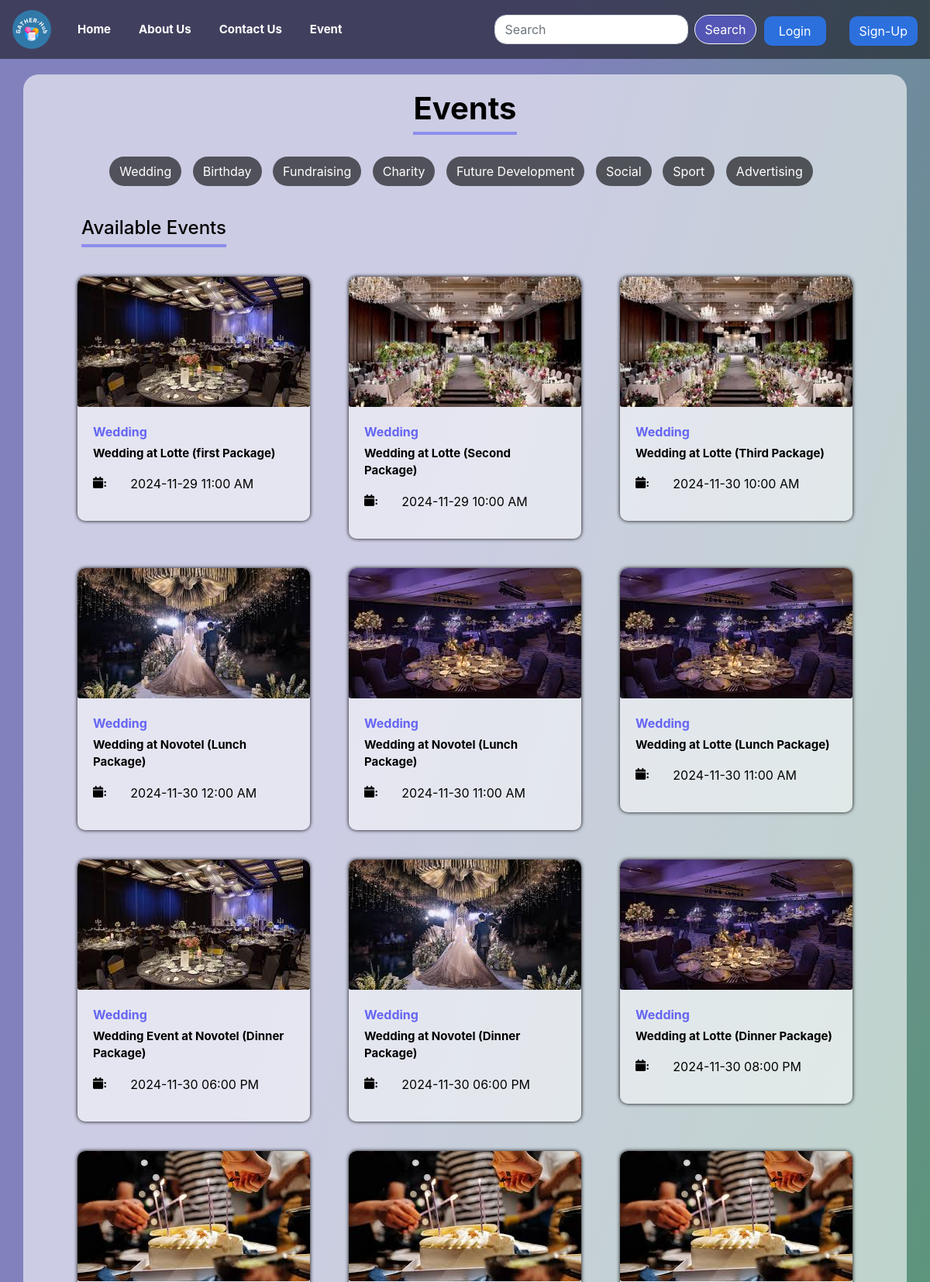
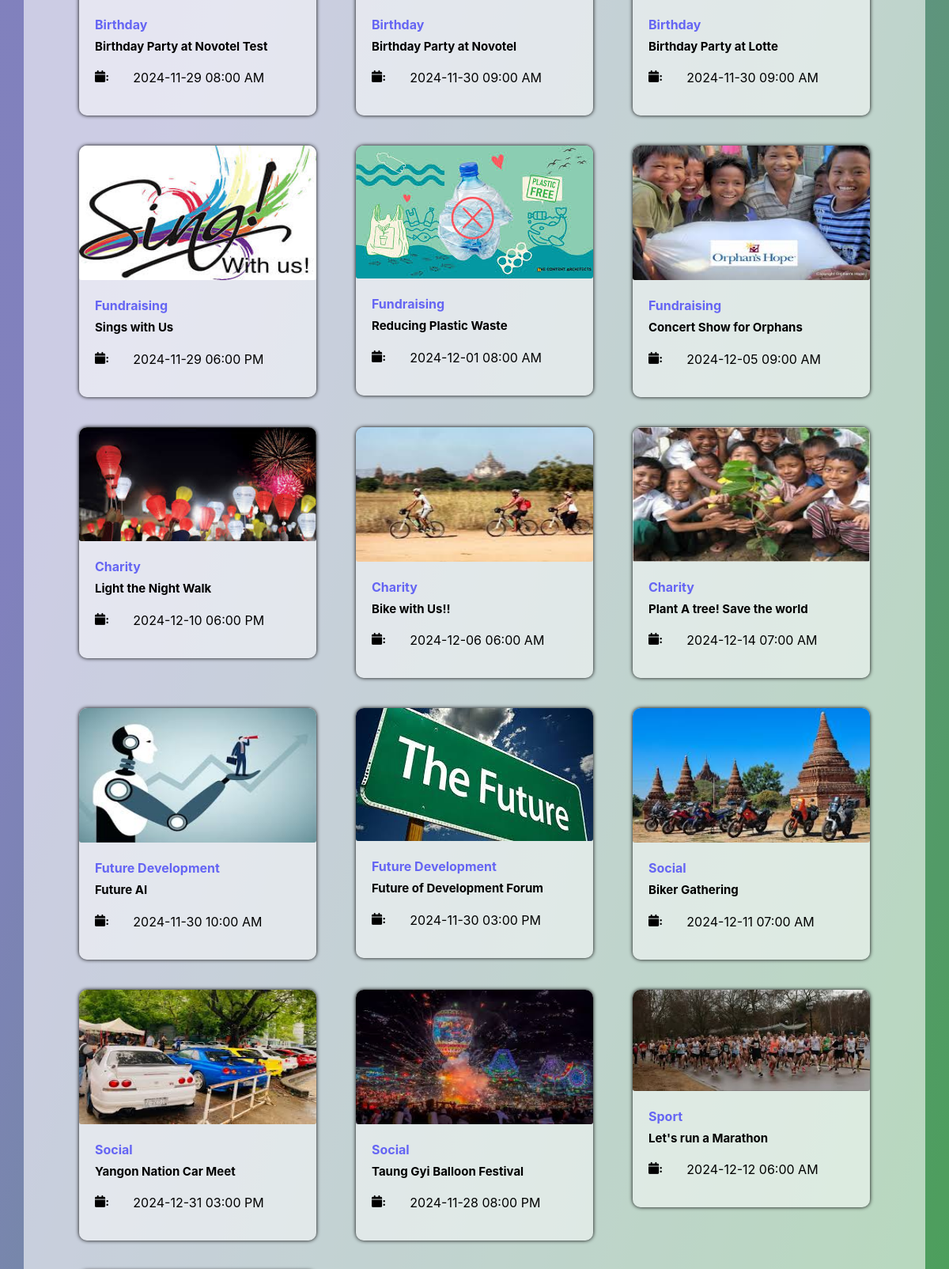
/event (upper part), run on the app's committed database (2 pictures, top to bottom).
### tables this page shows
CREATE TABLE "category" (
  "Categoryid"  INTEGER,
  "name"  TEXT,
  PRIMARY KEY("Categoryid")
);

CREATE TABLE "event" (
    `eventid` INTEGER PRIMARY KEY AUTOINCREMENT,
    `sponsorid` INTEGER,
    `categoryid` INTEGER,
    `name` TEXT NOT NULL,
    `detail` TEXT,
    `date` INTEGER NOT NULL,
    `Time` TEXT NOT NULL,
    `image` TEXT,
    `price` REAL,
    `totalpersons` INTEGER,
    `food` TEXT,  
    FOREIGN KEY(`categoryid`) REFERENCES `category`(`categoryid`),
    FOREIGN KEY(`sponsorid`) REFERENCES `sponsor`(`sponsorid`),
    FOREIGN KEY(`food`) REFERENCES `foodtable`(`foodid`)  
);

### app.py (the view)
@app.route('/event')
def event():
    connection = sqlite3.connect("event.db")
    connection.row_factory = sqlite3.Row
    cursor = connection.cursor()
    cursor.execute("select * from category")
    category = cursor.fetchall()
    conn = sqlite3.connect('event.db')
    conn.row_factory = sqlite3.Row  # Fetch rows as dictionaries
    query = '''
    SELECT e.*, c.name AS category_name
    FROM event e
    LEFT JOIN category c ON e.categoryid = c.Categoryid
    '''
    events = conn.execute(query).fetchall()
    Categoryid = request.args.get('Categoryid')
    print(Categoryid)
    if Categoryid:
            cursor.execute("select * from event where categoryid=?",(Categoryid,))
            events = cursor.fetchall()
            return render_template("EventPage.html", events = events, category = category)
    conn.close()
    return render_template('EventPage.html', events=events, category = category)

### templates/EventPage.html
{% extends "usernav.html" %}
{% block content %}
<div class="Event-Page">
    <div class="container event-page-body">
        <div class="Event-Title">
            <a href="/event" class="eventtit">
                <h1 class="underline">Events</h1>
            </a>
            <div class="categories-button">
                {% for cate in category %}
                <button type="submit" class="btn categories-btn" onclick="window.location.href='eventbycategory/{{cate['Categoryid']}}'">{{cate['name']}}</button>
                {% endfor %}
            </div>
        </div>
        <div class="row">
            <div class="col-12 col-md-6">
                <div class="Event-small-title">
                    <h4 class="underline">Available Events</h4>
                </div>
            </div>
        </div>
        <div class="container">
            <div class="Event-cards">
                {% if events %}
                <div class="card-wrapper">
                    <div class="row gy-2">
                        {% for event in events %}
                        <div class="col-md-4 col-sm-4 col-12 card-container">
                            <div class="card3" id="album-card" onclick="window.location.href='/eventdetail/{{ event['eventid'] }}'">
                                <div class="card-img">
                                    <img src="{{event['image']}}"
                                         class="card-img event-image" alt="{{ event['name'] }}">
                                </div>
                                <div class="card-body">
                                    <p class="event-cat">{{ event['category_name'] }}</p>
                                    <p class="event-titlle-part">{{ event['name'] }}</p>
                                    <div class="row">
                                        <div class="col-md-2 date">
                                            <i class="fa fa-calendar" aria-hidden="true">:</i>
                                        </div>
                                        <div class="col-md-9">
                                            <p class="event-date">
                                                {{ event['date'] }} {{ event['Time'] }}
                                            </p>
                                        </div>
                                    </div>
                                </div>
                            </div>
                        </div>
                        {% endfor %}
                    </div>
                </div>
                {% else %}
                <div class="no-events-message">
                    <h3 class="text-center text-danger">No events found.</h3>
                </div>
                {% endif %}
            </div>
        </div>
    </div>
</div>
{% endblock %}

### static/CSS/navbar.css (style rules this page uses)
html,body { display: flex; flex-direction: column; height: 100%; overflow-x: hidden; }
.nav-body { flex: 1; height: 100%; background-repeat: no-repeat; background-position: center; background-size:cover ; background-image: linear-gradient(to bottom right, rgba(121,121,228,0.7) 30%, #55cc5f 100%); }
.card-wrapper { padding: 30px; }
#album-card { margin-bottom: 30px; }
.underline { position: relative; display: inline-block; padding-bottom: 10px; }
.underline::after { content: ""; position: absolute; left: 0; bottom: 0; width: 100%; height: 4px; background-color: rgba(101,101,243,0.6); }
.Event-Page { display: flex; justify-content: center; align-items: center; background-color: rgba(0, 0, 0, 0.2); }
.Event-Title { color: black; padding-top: 20px; padding-bottom: 30px; text-align: center; }
.Event-Title h1 { font-weight: bold; }
.event-titlle-part { font-size: 15px; font-weight: bold; }
.event-cat { font-weight: bold; color: rgb(101, 101, 243) ; margin-bottom: 5px; }
.Event-small-title { font-weight: bold; color: black; margin-left: 60px; }
.event-page-body { margin-top: 20px; margin-bottom: 20px; border-radius: 20px; background-color: rgba(255, 255, 255, 0.6); width: 100%; height: 90%; }
.categories-button { flex-wrap: wrap; margin-top: 20px; }
.categories-btn { margin-right: 10px; margin-bottom: 10px; }
.card-container { position: relative; display: inline-block; }
.card3 { position: relative; color: black; border-radius: 10px; background-color: rgba(255, 255, 255, 0.5); margin-left: 10px; margin-right: 10px; box-shadow: 0 0 5px black; overflow: hidden; transition: transform 0.3s ease, box-shadow 0.3s ease; }
.categories-btn { border-radius: 20px; color: white; background-color: rgba(0, 0, 0, 0.6); }
.date { font-size: 15px; padding-right: 0; }
.card-img { max-height:170px; }
.eventtit { color: black; cursor: pointer; }

### data on the page
category: name "Wedding"
category: name "Birthday"
category: name "Fundraising"
category: name "Charity"
category: name "Future Development"
category: name "Social"
category: name "Sport"
category: name "Advertising"
event: category_name "Wedding", name "Wedding at Lotte (first Package)", date "2024-11-29", Time "11:00 AM"
event: category_name "Wedding", name "Wedding at Lotte (Second Package)", date "2024-11-29", Time "10:00 AM"
event: category_name "Wedding", name "Wedding at Lotte (Third Package)", date "2024-11-30", Time "10:00 AM"
event: category_name "Wedding", name "Wedding at Novotel (Lunch Package)", date "2024-11-30", Time "12:00 AM"
event: category_name "Wedding", name "Wedding at Novotel (Lunch Package)", date "2024-11-30", Time "11:00 AM"
event: category_name "Wedding", name "Wedding at Lotte (Lunch Package)", date "2024-11-30", Time "11:00 AM"
event: category_name "Wedding", name "Wedding Event at Novotel (Dinner Package)", date "2024-11-30", Time "06:00 PM"
event: category_name "Wedding", name "Wedding at Novotel (Dinner Package)", date "2024-11-30", Time "06:00 PM"
event: category_name "Wedding", name "Wedding at Lotte (Dinner Package)", date "2024-11-30", Time "08:00 PM"
event: category_name "Birthday", name "Birthday Party at Novotel Test", date "2024-11-29", Time "08:00 AM"
event: category_name "Birthday", name "Birthday Party at Novotel", date "2024-11-30", Time "09:00 AM"
event: category_name "Birthday", name "Birthday Party at Lotte", date "2024-11-30", Time "09:00 AM"
event: shows a picture, category_name "Fundraising", name "Sings with Us", date "2024-11-29", Time "06:00 PM"
event: shows a picture, category_name "Fundraising", name "Reducing Plastic Waste", date "2024-12-01", Time "08:00 AM"
event: shows a picture, category_name "Fundraising", name "Concert Show for Orphans", date "2024-12-05", Time "09:00 AM"
event: shows a picture, category_name "Charity", name "Light the Night Walk", date "2024-12-10", Time "06:00 PM"
event: shows a picture, category_name "Charity", name "Bike with Us!!", date "2024-12-06", Time "06:00 AM"
event: shows a picture, category_name "Charity", name "Plant A tree! Save the world", date "2024-12-14", Time "07:00 AM"
event: shows a picture, category_name "Future Development", name "Future AI", date "2024-11-30", Time "10:00 AM"
event: shows a picture, category_name "Future Development", name "Future of Development Forum", date "2024-11-30", Time "03:00 PM"
event: shows a picture, category_name "Social", name "Biker Gathering", date "2024-12-11", Time "07:00 AM"
event: shows a picture, category_name "Social", name "Yangon Nation Car Meet", date "2024-12-31", Time "03:00 PM"
event: shows a picture, category_name "Social", name "Taung Gyi Balloon Festival", date "2024-11-28", Time "08:00 PM"
event: shows a picture, category_name "Sport", name "Let's run a Marathon", date "2024-12-12", Time "06:00 AM"
